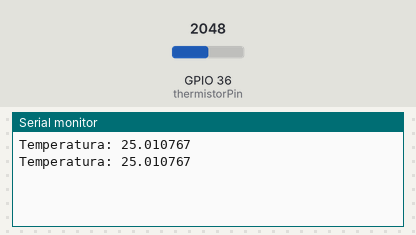
The program below on a simulated ESP32. Shown: the last lines printed to the serial monitor. Inputs (shaded band) come from the test bench; at power-on: GPIO 36 (thermistorPin) = 2048.

Above: at 2.8 s.
2.9 s: GPIO 36 (thermistorPin) set to 2866
At 3.5 s:
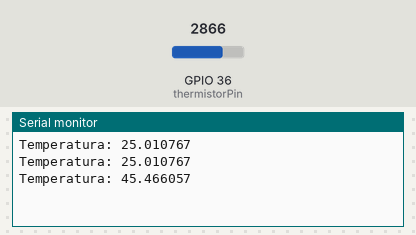
4.4 s: GPIO 36 (thermistorPin) set to 3603
At 5.8 s:
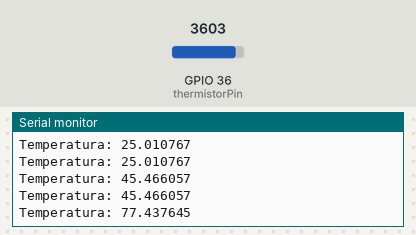
Timing chart, 0 to 7.4 s (numbered marks = the images above; inputs shaded):
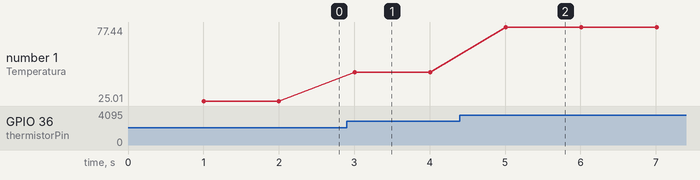

The program:

main.cpp
```cpp
#include <Arduino.h>

double temp_sensor[20]; // define um array com 20 posições para guardar os valores da temperatura
int posicao = 0; // variavel para controlar a posição do array
double media = 0;
double Vout = 0; // variavel que vai armazenar o valor lido no thermistor
int thermistorPin = A0; // define o pino usado para ler o sensor
float R1 = 10000;

float R2, logR2, logR2Cube, tK, tC, tF;  // valores usados na equação de steinhart-hart para calcular a temperatura do sensor
float A = 1.129148e-3; // valores usados na equação de steinhart-hart para calcular a temperatura do sensor
float B = 2.34125e-4; // valores usados na equação de steinhart-hart para calcular a temperatura do sensor
float C = 8.76741e-8; // valores usados na equação de steinhart-hart para calcular a temperatura do sensor
 long previous = millis();


void setup()
{
  Serial.begin(115200);
}

void loop()
{
  if(millis()-previous >1000) // ciclo if que vai controlar o intervalo entre cada leitura do sensor
  {
    Vout = analogRead(thermistorPin);
    R2 = 10000*(4095.0/Vout -1.0);
    logR2 = log(R2);
    logR2Cube = pow(logR2,3);
    tK = (1.0 / (A + B*logR2 + C*logR2Cube)); // equação de steinhart-hart para calcular a temperatura do sensor
    tC = tK - 273.15; // converte a temperatura calculada em Kelvin para Celcius

    temp_sensor[posicao] = tC; // guarda o valor calculado na posição do array
    Serial.printf("Temperatura: %f\n", temp_sensor[posicao]); // inprime o valor de cada leitura
    posicao++; // faz o incremento a posição do array
    if(posicao == 20) // ciclo if para controlar o tamanho do array, quando chega a 20 retoma para zero, e calcula a média com os valores obtidos
    {
      posicao = 0;
      media = (temp_sensor[0] + temp_sensor[1] + temp_sensor[2] + temp_sensor[3] + temp_sensor[4] + temp_sensor[5] + temp_sensor[6] + temp_sensor[7] + temp_sensor[8] + temp_sensor[9] + temp_sensor[10] + temp_sensor[11] + temp_sensor[12] + temp_sensor[13] + temp_sensor[14] + temp_sensor[15] + temp_sensor[16] + temp_sensor[17] + temp_sensor[18] + temp_sensor[19])/20;
      Serial.printf("Media: %f\n", media);
    }
    previous = millis(); // retoma o valor de millis para iniciar de novo o ciclo if de leitura do sensor
  }
}
```

Measured:
- after the input at 2.9 s, the serial monitor: prints a new line after 0.10 s (image 1)
- after the input at 4.4 s, the serial monitor: prints a new line after 0.61 s (image 2)
- plotted number 1: 25.01 → 45.47 after the input at 2.9 s, 45.47 → 77.44 after the input at 4.4 s
